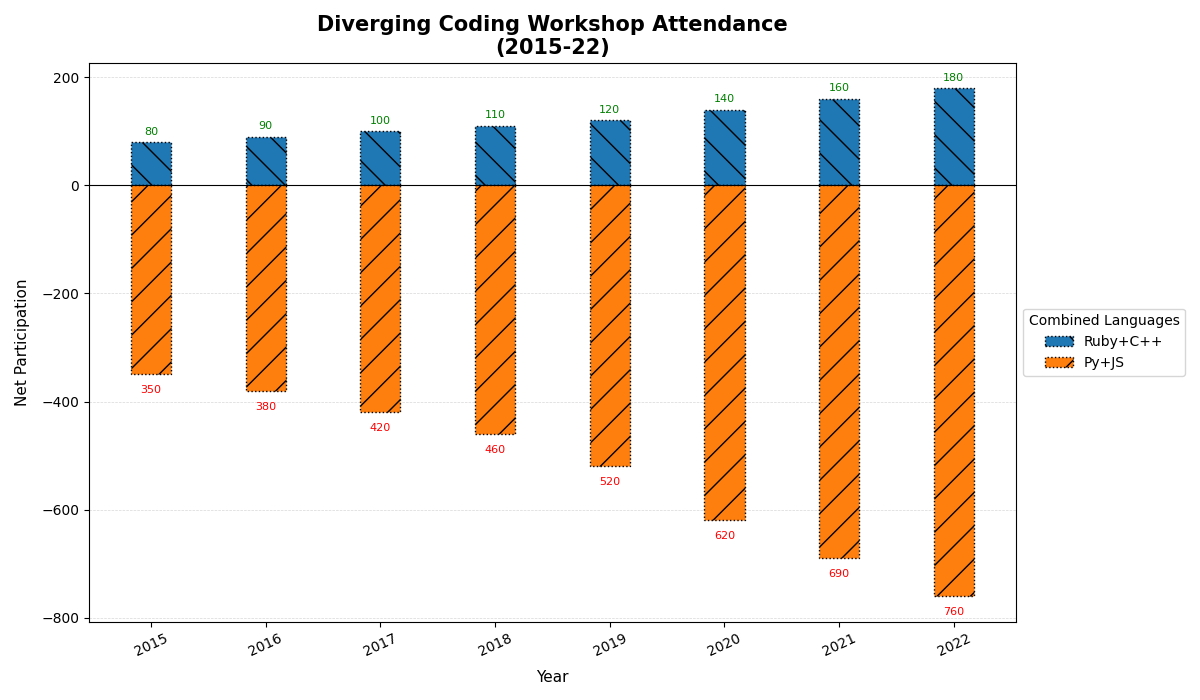

The Python source for this figure:
import matplotlib.pyplot as plt
import numpy as np

years = np.array(['2015', '2016', '2017', '2018', '2019', '2020', '2021', '2022'])
languages = ['Ruby+C++', 'Py+JS']
participants = np.array([
    [200, 150, 50, 30],   
    [220, 160, 55, 35],   
    [250, 170, 60, 40],   
    [280, 180, 65, 45],   
    [320, 200, 70, 50],   
    [400, 220, 80, 60],   
    [450, 240, 90, 70],   
    [500, 260, 100, 80],  
])
participants_pro = participants[:, [2, 3]].sum(axis=1)
participants_anti = -participants[:, [0, 1]].sum(axis=1)

fig, ax = plt.subplots(figsize=(12, 7))
half_bar_width = 0.35  

x = np.arange(len(years))

ax.bar(x, participants_pro, width=half_bar_width, label='Ruby+C++', edgecolor='black', linestyle=':', hatch='\\')
ax.bar(x, participants_anti, width=half_bar_width, label='Py+JS', edgecolor='black', linestyle=':', hatch='/')

for i, (pro, anti) in enumerate(zip(participants_pro, participants_anti)):
    ax.text(i, pro + 10, f"{pro}", ha='center', va='bottom', fontsize=8, color='green')
    ax.text(i, anti - 20, f"{-anti}", ha='center', va='top', fontsize=8, color='red')

ax.axhline(0, color='black', linewidth=0.8)

ax.set_xlabel('Year', fontsize=11, labelpad=8)
ax.set_ylabel('Net Participation', fontsize=11, labelpad=8)
ax.set_title('Diverging Coding Workshop Attendance\n(2015-22)', fontsize=15, fontweight='bold')
ax.set_xticks(x)
ax.set_xticklabels(years, rotation=25)
ax.legend(title='Combined Languages', loc='center left', bbox_to_anchor=(1, 0.5))

ax.yaxis.grid(True, linestyle='--', linewidth=0.5, alpha=0.5)
ax.set_axisbelow(True)

plt.tight_layout()
plt.show()
